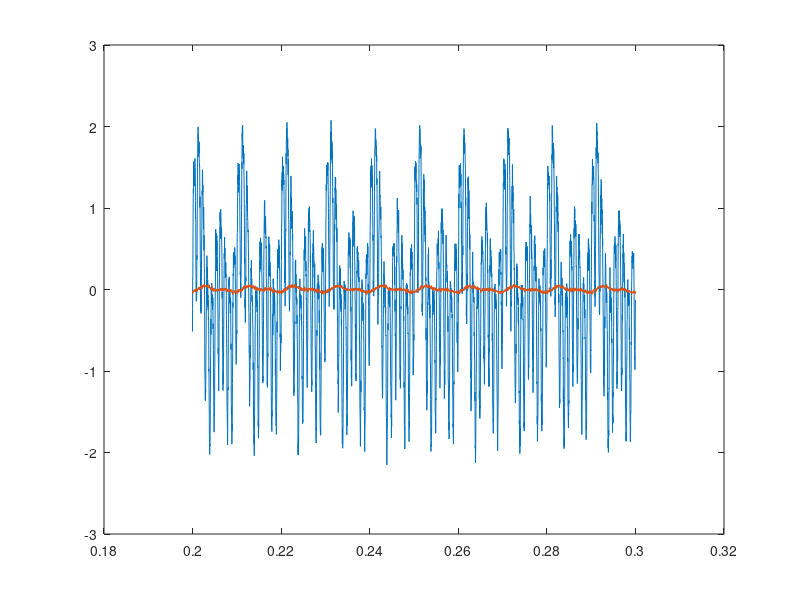
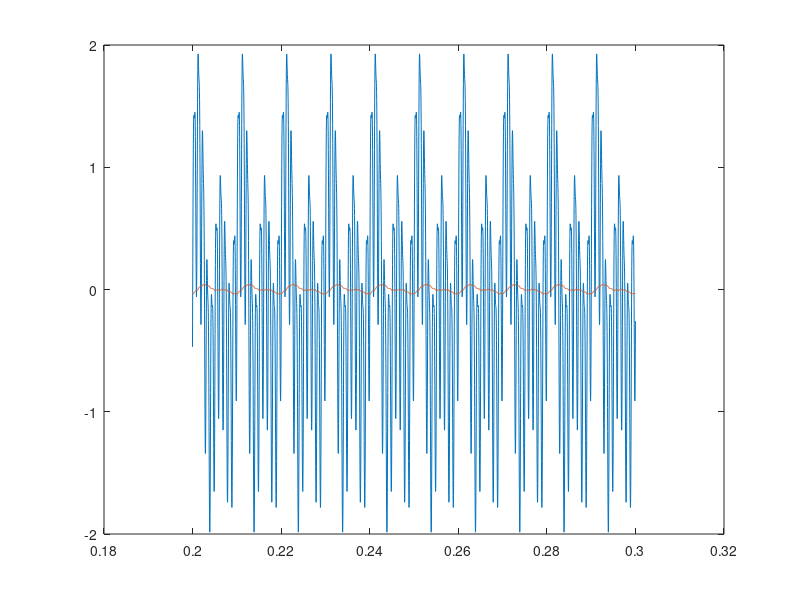
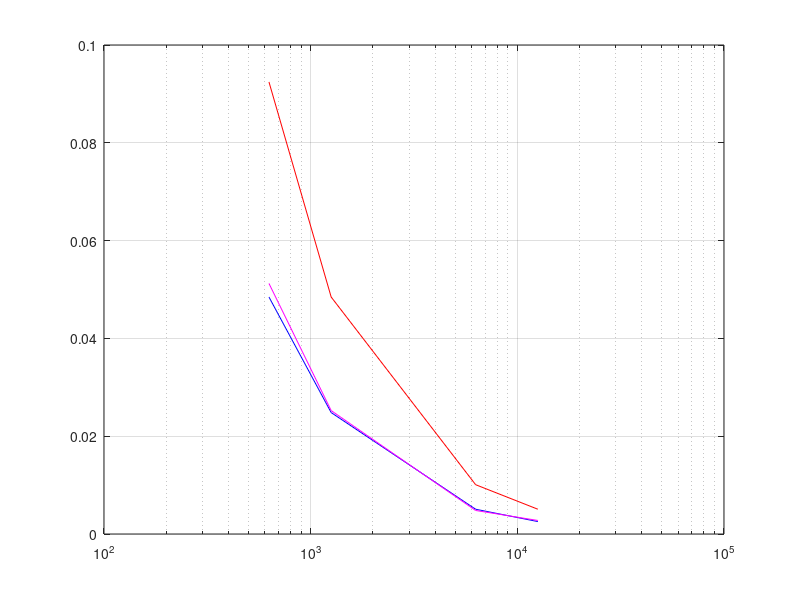

Here is the MATLAB script that generated these plots, in order:
clc
clear
close all

load ('filtro_bode.mat');

figure(1)
plot(t2,x2);
hold on
plot(t2,y2);

freq1= 1/(t1(2)-t1(1));
freq2= 1/(t2(2)-t2(1));
freq3= 1/(t3(2)-t3(1));
%a componente qe possui a maior freq de amostragem é a f2, que pode representar todas as frequencias
%usando serie de fourier
x = t2(:); %tranformando os dados em vetores coluna
y2 = y2(:);
x2= x2(:);
%A=[x.^0]; %funcao base constante
w1 = 2*pi*100;
w2 = 2*pi*200;
w3 = 2*pi*1000;
w4 = 2*pi*2000;

A=[sin(x.*w1),cos(x.*w1), sin(x.*w2),cos(x.*w2), sin(x.*w3),cos(x.*w3), sin(x.*w4),cos(x.*w4)];

paramY = inv(A'*A)* A' * y2; %vetor de parametros usando pseudoinversa
paramX = inv(A'*A)* A' * x2; %vetor de parametros usando pseudoinversa
ym=  A*paramY;
xm=  A*paramX; %modelo

figure(2)
plot(t2,xm);
hold on
plot(t2,ym);

ganho(1)=sqrt((paramY(1).^2)+(paramY(2).^2))/sqrt((paramX(1).^2)+(paramX(2).^2));
ganho(2)=sqrt((paramY(3).^2)+(paramY(4).^2))/sqrt((paramX(3).^2)+(paramX(4).^2));
ganho(3)=sqrt((paramY(5).^2)+(paramY(6).^2))/sqrt((paramX(5).^2)+(paramX(6).^2));
ganho(4)=sqrt((paramY(7).^2)+(paramY(8).^2))/sqrt((paramX(7).^2)+(paramX(8).^2));

w = [w1 w2 w3 w4];
Hs1 = 32./(w+32);
Hs2 = 64./(w+64);

figure(3)
semilogx(w,Hs1,'b');
hold on
semilogx(w,Hs2,'r');
semilogx(w,ganho,'m');
grid on
